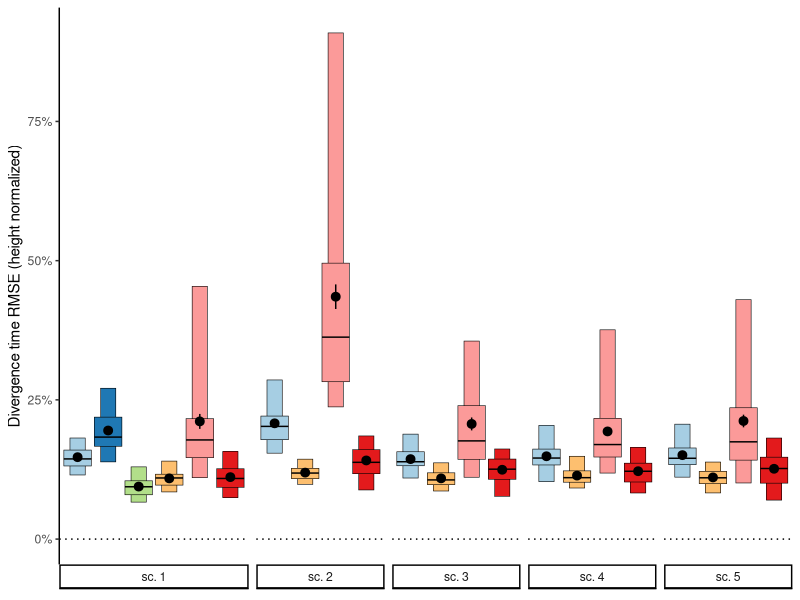
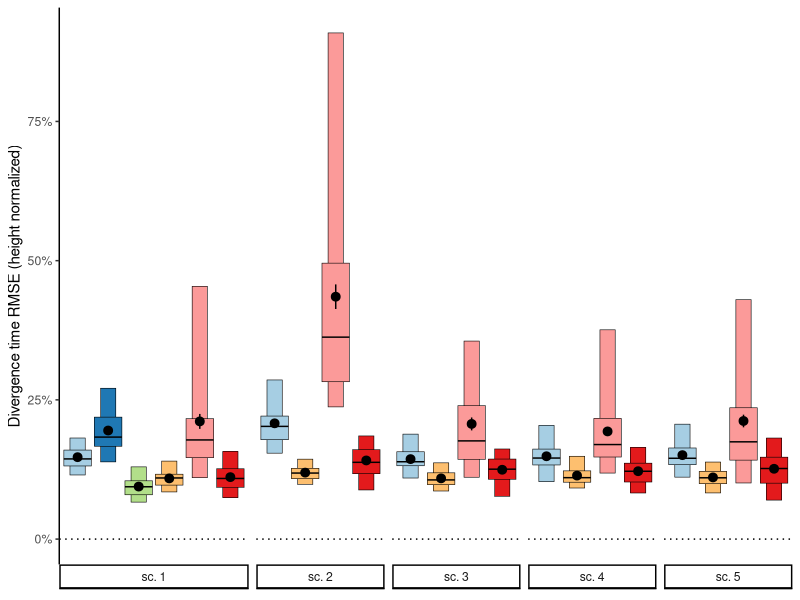

Source code (R) for these figures, in order:
require(ggplot2)
require(scales)
require(reshape2)
require(tidyverse)

d1 = read.table("all_divergence.txt",header=T)

#d1 = merge(d,h)
         
#d1$method = factor(d1$method,levels=c("Bstrict","Blnorm","lsd","wlogdate","emd"),
#                   labels=c("BEAST-strict-clock","BEAST-lognormal","LSD","wLogDate","MD-Cat"))

d1$method = factor(d1$method,levels=c("Blnorm","Bstrict","Brcla","RelTime","BEAST_lognorm","wLogDate","MD-Cat"),
       labels = c("BEAST: LogNorm","BEAST: strict","BEAST: RLC","RelTime","BEAST_lnorm_old","wLogDate","MD-Cat"))


head(d1)

quantiles_95 <- function(x) {
  r <- quantile(x, probs=c(0.05, 0.5, 0.95))
  names(r) <- c("ymin", "y", "ymax")
  r
}

quantiles_75 <- function(x) {
  r <- quantile(x, probs=c(0.25, 0.5, 0.75))
  names(r) <- c("ymin", "y", "ymax")
  r
}

ggplot(d1[!d1$method %in% c("BEAST_lnorm_old"),],
       aes(x=method,y=norm_rmse,fill=method)) + 
  stat_summary(position=position_dodge(width=0.9),width=.5,
               fun.data = quantiles_95,geom="crossbar",size=0.2) +
  stat_summary(position=position_dodge2(width=0.75),
               fun.data = quantiles_75,geom="crossbar",size=0.2) +
  stat_summary(position=position_dodge2(width = 0.9)) +
  geom_hline(yintercept = 0,linetype=3) + 
  scale_fill_manual(values = RColorBrewer::brewer.pal(7,'Paired')[c(1:3,7,5,6)]) +
  scale_y_continuous(label=percent)+
  ylab("Divergence time RMSE (height normalized)") + 
  theme_classic() +
  facet_grid(~sub(pattern = "scenario","sc. ",scenario),scales="free_x",space="free", switch = "x") + 
  theme(axis.ticks.x = element_blank(),axis.title.x = element_blank(),axis.text.x = element_blank()) +
  theme(legend.title = element_blank(),legend.position = "none") 
ggsave("results_mse_angiosperm.pdf",width=6.5,height=4)



s = d1 %>% group_by(scenario,method) %>% summarise(e= mean(norm_rmse)) %>%
  recast(scenario~method)
s

d1 %>% group_by(method) %>% summarise(e= mean(norm_rmse))

